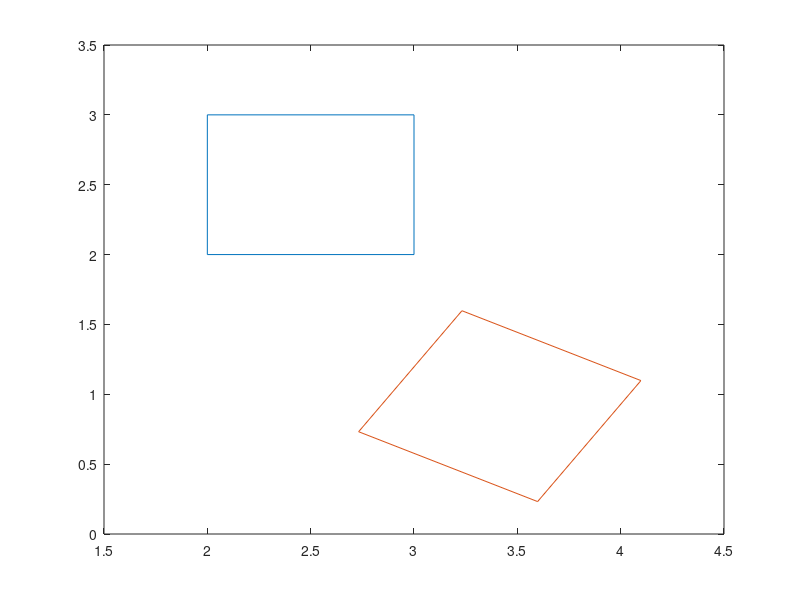

MATLAB code to generate this figure:
% create box
% first row is horizontal coordinates; second row is vertical coordinates
my_pts = [2 2 3 3 2;2 3 3 2 2];
% write code here to display the original box
fig1=figure(1);
plot([my_pts(1,:)],[my_pts(2,:)])
% write code here to create your 2D rotation matrix my_rot
my_rot = [cos(11*pi/6),-sin(11*pi/6); sin(11*pi/6),cos(11*pi/6)];
% write code to perform rotation using my_rot and my_pts and store the result in my_rot_pts
my_rot_pts = [my_pts(1,1)*my_rot(1,1)+my_pts(2,1)*my_rot(1,2)...
    my_pts(1,2)*my_rot(1,1)+my_pts(2,2)*my_rot(1,2)...
    my_pts(1,3)*my_rot(1,1)+my_pts(2,3)*my_rot(1,2)...
    my_pts(1,4)*my_rot(1,1)+my_pts(2,4)*my_rot(1,2)...
    my_pts(1,5)*my_rot(1,1)+my_pts(2,5)*my_rot(1,2);
    my_pts(1,1)*my_rot(2,1)+my_pts(2,1)*my_rot(2,2)...
    my_pts(1,2)*my_rot(2,1)+my_pts(2,2)*my_rot(2,2)...
    my_pts(1,3)*my_rot(2,1)+my_pts(2,3)*my_rot(2,2)...
    my_pts(1,4)*my_rot(2,1)+my_pts(2,4)*my_rot(2,2)...
    my_pts(1,5)*my_rot(2,1)+my_pts(2,5)*my_rot(2,2)];



hold on;
%write code to plot output
axis([1.5 4.5 0 3.5]);
plot([my_rot_pts(1,:)],[my_rot_pts(2,:)])
hold off;